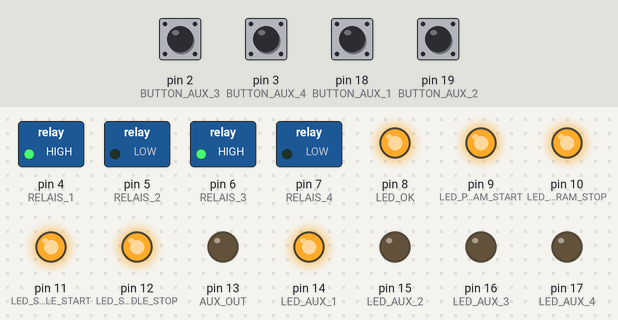
This sketch was run on a simulated Arduino Nano, built with avr-gcc and run on an emulated ATmega328P. On the bench: switched loads named in the sketch (green lamp = pin HIGH), output pins drawn as LEDs (lit = HIGH). The test bench sets the inputs (shaded band); at power-on: pin 2 (BUTTON_AUX_3), pin 3 (BUTTON_AUX_4), pin 18 (BUTTON_AUX_1), pin 19 (BUTTON_AUX_2) HIGH. What the sketch prints to the serial monitor is not drawn.

Above: at 3.9 s.
4.0 s: pin 2 (BUTTON_AUX_3) pulled LOW for 0.15 s
At 4.6 s:
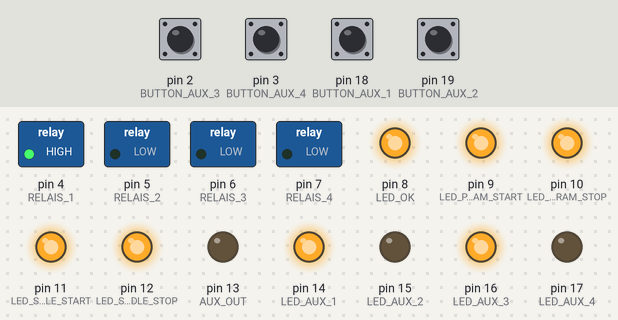
5.6 s: pin 3 (BUTTON_AUX_4) pulled LOW for 0.15 s
At 6.8 s:
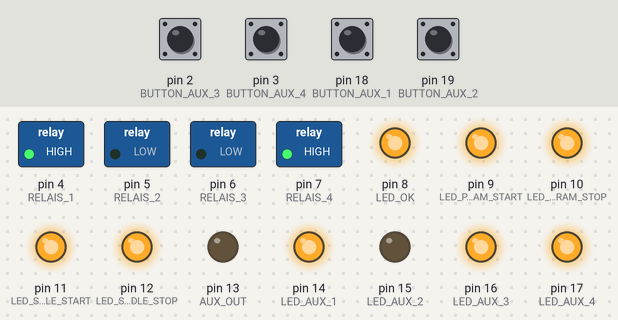
7.2 s: pin 18 (BUTTON_AUX_1) pulled LOW for 0.15 s
At 8.2 s:
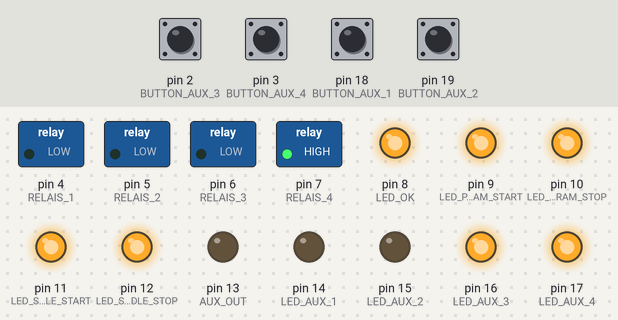
8.8 s: pin 19 (BUTTON_AUX_2) pulled LOW for 0.15 s
At 9.4 s:
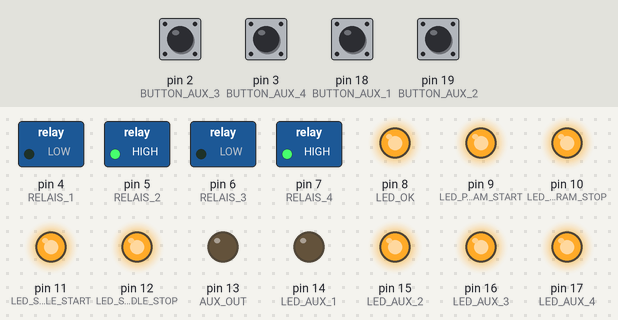
10.4 s: pin 2 (BUTTON_AUX_3) pulled LOW for 1 s
At 11.9 s:
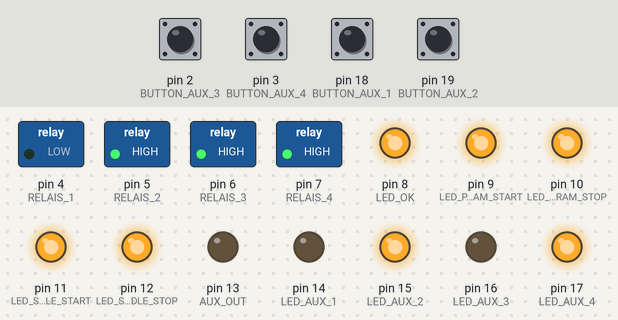
12.9 s: pin 3 (BUTTON_AUX_4) pulled LOW for 1 s
At 13.8 s:
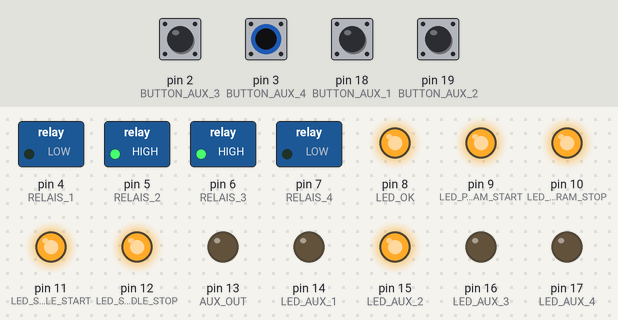
Timing chart, 0 to 15.9 s (numbered marks = the images above; inputs shaded):
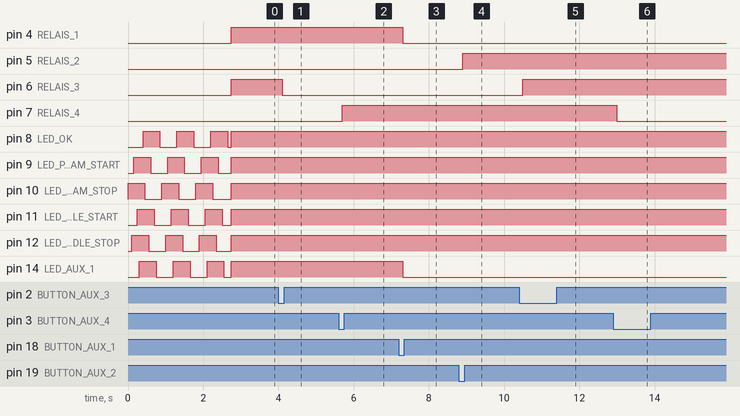

Measured:
- after the input at 4.0 s, pin 6 (RELAIS_3): HIGH → LOW after 0.10 s; pin 16 (LED_AUX_3): LOW → HIGH after 0.10 s
- after the input at 5.6 s, pin 7 (RELAIS_4), pin 17 (LED_AUX_4): LOW → HIGH after 0.10 s
- after the input at 7.2 s, pin 4 (RELAIS_1), pin 14 (LED_AUX_1): HIGH → LOW after 0.10 s
- after the input at 8.8 s, pin 5 (RELAIS_2), pin 15 (LED_AUX_2): LOW → HIGH after 0.10 s
- after the input at 10.4 s, pin 6 (RELAIS_3): LOW → HIGH after 0.10 s; pin 16 (LED_AUX_3): HIGH → LOW after 0.10 s
- after the input at 12.9 s, pin 7 (RELAIS_4), pin 17 (LED_AUX_4): HIGH → LOW after 0.10 s

The sketch:

handwheel.ino
```cpp
// (licence header left out)
/***************************
 * External Libs
 **************************/
#include <Bounce2.h>          // from: https://github.com/thomasfredericks/Bounce2

/***************************
 * Defaults
 **************************/
 // default all LEDs on
#define DEFAULT_LED_MODE  MODE_1
// relais defaults
#define DEFAULT_RELAIS_1   true
#define DEFAULT_RELAIS_2  false
#define DEFAULT_RELAIS_3  false
#define DEFAULT_RELAIS_4  false
// number of buttons
#define NUM_BUTTONS           4
// number of relais
#define NUM_RELAIS            4

/***************************
 * GPIO Defines
 **************************/
// LEDs
#define LED_OK                8
#define LED_PROGRAM_START     9
#define LED_PROGRAM_STOP     10
#define LED_SPINDLE_START    11
#define LED_SPINDLE_STOP     12
#define LED_AUX_1            14
#define LED_AUX_2            15
#define LED_AUX_3            16
#define LED_AUX_4            17
// buttons
#define BUTTON_AUX_1         18
#define BUTTON_AUX_2         19
#define BUTTON_AUX_3          2
#define BUTTON_AUX_4          3
// relais
#define RELAIS_1              4
#define RELAIS_2              5
#define RELAIS_3              6
#define RELAIS_4              7
// additional output (not used)
#define AUX_OUT              13

/***************************
 * CNC LED Modi
 *
 * 0bsSpPO
 *   s: Spindle Start
 *   S: Spindle Stop
 *   p: Program Start
 *   P: Program Stop
  *  O: OK
 **************************/
#define MODE_1               0b11111         // ALL
#define MODE_2               0b00001         // only OK
#define MODE_3               0b11110         // PGM Start/Stop + Spindle Start/Stop
#define MODE_4               0b00000         // all OFF
#define MODE_5               0b01010         // only PGM Stop + Spindle Stop

#define SHORTDELAY           delay(50)       // Delay for starup Animation
#define LONGDELAY            delay(2000)     // Delay for starup Animation

/***************************
 * global vars
 **************************/
boolean gRelais[NUM_RELAIS];                 // state of relais
Bounce  * gButton = new Bounce[NUM_BUTTONS]; // Buttons


/***************************
 * Set LED Status
 * according to bitfield
 *
 *    1234sSpPO
 *  0b000000000
 *
 *  1-4: AUX 1 to 4      0x100, 0x080, 0x040, 0x020
 *    s: Spindle Start   0x010
 *    S: Spindle Stop    0x008
 *    p: Program Start   0x004
 *    P: Program Stop    0x002
 *    O: OK              0x001
 **************************/
void setAllLEDs(unsigned int bf) {
  byte cncleds;
  cncleds = bf & 0x1f;
  setCncLEDs(cncleds);
  digitalWrite(LED_AUX_1, (1 & (bf>>5)));
  digitalWrite(LED_AUX_2, (1 & (bf>>6)));
  digitalWrite(LED_AUX_3, (1 & (bf>>7)));
  digitalWrite(LED_AUX_4, (1 & (bf>>8)));
}

/***************************
 * Set LED Status
 * of Estlcam controlled Buttons according to bitfield
 *
 *  Bitfield:  0bsSpPO
 *    s: Spindle Start   0x010
 *    S: Spindle Stop    0x008
 *    p: Program Start   0x004
 *    P: Program Stop    0x002
 *    O: OK              0x001
 **************************/
void setCncLEDs(byte bf) {
  digitalWrite(LED_OK,            (1 & (bf)));
  digitalWrite(LED_PROGRAM_START, (1 & (bf>>1)));
  digitalWrite(LED_PROGRAM_STOP,  (1 & (bf>>2)));
  digitalWrite(LED_SPINDLE_START, (1 & (bf>>3)));
  digitalWrite(LED_SPINDLE_STOP,  (1 & (bf>>4)));
}

/***************************
 *  Initialize Buttons
 **************************/
void initButtons() {
  gButton[0].attach(BUTTON_AUX_1, INPUT_PULLUP);
  gButton[1].attach(BUTTON_AUX_2, INPUT_PULLUP);
  gButton[2].attach(BUTTON_AUX_3, INPUT_PULLUP);
  gButton[3].attach(BUTTON_AUX_4, INPUT_PULLUP);
  for (int i = 0; i < NUM_BUTTONS; i++) {
    gButton[i].interval(100);
  }
}

/***************************
 *  Initialize GPIO Ports
 **************************/
void initLEDs() {
  for (int i = 0; i<3; i++){
    digitalWrite(LED_PROGRAM_STOP, 1);
    SHORTDELAY;
    digitalWrite(LED_AUX_3, 1);
    SHORTDELAY;
    digitalWrite(LED_SPINDLE_STOP, 1);
    SHORTDELAY;
    digitalWrite(LED_PROGRAM_START, 1);
    SHORTDELAY;
    digitalWrite(LED_AUX_2, 1);
    SHORTDELAY;
    digitalWrite(LED_SPINDLE_START, 1);
    SHORTDELAY;
    digitalWrite(LED_AUX_1, 1);
    SHORTDELAY;
    digitalWrite(LED_AUX_4, 1);
    SHORTDELAY;
    digitalWrite(LED_OK, 1);
    SHORTDELAY;
    digitalWrite(LED_PROGRAM_STOP, 0);
    SHORTDELAY;
    digitalWrite(LED_AUX_3, 0);
    SHORTDELAY;
    digitalWrite(LED_SPINDLE_STOP, 0);
    SHORTDELAY;
    digitalWrite(LED_PROGRAM_START, 0);
    SHORTDELAY;
    digitalWrite(LED_AUX_2, 0);
    SHORTDELAY;
    digitalWrite(LED_SPINDLE_START, 0);
    SHORTDELAY;
    digitalWrite(LED_AUX_1, 0);
    SHORTDELAY;
    digitalWrite(LED_AUX_4, 0);
    SHORTDELAY;
    digitalWrite(LED_OK, 0);
    SHORTDELAY;
  }
  SHORTDELAY;
  setAllLEDs(0);

  // Start with default LED Mode:
  setCncLEDs(DEFAULT_LED_MODE);
}

/***************************
 *  Initialize GPIO Ports
 **************************/
void initPorts() {
  // init Outputs
  pinMode(LED_OK, OUTPUT);
  digitalWrite(LED_OK, 0);
  pinMode(LED_PROGRAM_START, OUTPUT);
  digitalWrite(LED_PROGRAM_START, 0);
  pinMode(LED_PROGRAM_STOP, OUTPUT);
  digitalWrite(LED_PROGRAM_STOP, 0);
  pinMode(LED_SPINDLE_START, OUTPUT);
  digitalWrite(LED_SPINDLE_START, 0);
  pinMode(LED_SPINDLE_STOP, OUTPUT);
  digitalWrite(LED_SPINDLE_STOP, 0);
  pinMode(LED_AUX_1, OUTPUT);
  digitalWrite(LED_AUX_1, 0);
  pinMode(LED_AUX_2, OUTPUT);
  digitalWrite(LED_AUX_2, 0);
  pinMode(LED_AUX_3, OUTPUT);
  digitalWrite(LED_AUX_3, 0);
  pinMode(LED_AUX_4, OUTPUT);
  digitalWrite(LED_AUX_4, 0);
  pinMode(RELAIS_1, OUTPUT);
  digitalWrite(RELAIS_1, 0);
  pinMode(RELAIS_2, OUTPUT);
  digitalWrite(RELAIS_2, 0);
  pinMode(RELAIS_3, OUTPUT);
  digitalWrite(RELAIS_3, 0);
  pinMode(RELAIS_4, OUTPUT);
  digitalWrite(RELAIS_4, 0);
  pinMode(AUX_OUT, OUTPUT);
  digitalWrite(AUX_OUT, 0);
  // init Inputs
  pinMode(BUTTON_AUX_1, INPUT_PULLUP);
  pinMode(BUTTON_AUX_2, INPUT_PULLUP);
  pinMode(BUTTON_AUX_3, INPUT_PULLUP);
  pinMode(BUTTON_AUX_4, INPUT_PULLUP);
}

/***************************
 *  Set Relay
 *  - set relay state
 *  - set AUX LED according state
 *  Relais 4 and 5 never used (reserved for further usage)
 **************************/
void setRelais(byte num, boolean state){
  if (num == 0) {
     digitalWrite(RELAIS_1, state);
     digitalWrite(LED_AUX_1, state);
  } else if (num == 1) {
     digitalWrite(RELAIS_2, state);
     digitalWrite(LED_AUX_2, state);
  } else if (num == 2) {
     digitalWrite(RELAIS_3, !state);
     digitalWrite(LED_AUX_3, state);
  } else if (num == 3) {
     digitalWrite(RELAIS_4, state);
     digitalWrite(LED_AUX_4, state);
  } else if (num == 4) {
     digitalWrite(AUX_OUT, state);
  }
}

/***************************
 *  Initialize Relais
 *  - global status vars
 *  - portstates
 **************************/
void initRelais(){
  gRelais[0] = DEFAULT_RELAIS_1;
  gRelais[1] = DEFAULT_RELAIS_2;
  gRelais[2] = DEFAULT_RELAIS_3;
  gRelais[3] = DEFAULT_RELAIS_4;
  for (int i = 0; i < NUM_RELAIS; i++) {
    setRelais(i, gRelais[i]);
  }
}

/***************************
 *  Setup
 **************************/
void setup() {
  // init Serial-Port
  Serial.begin(115200);
  Serial.println("Init...");

  // Init GPIO
  Serial.print(" GPIO... ");
  initPorts();
  Serial.println("done.");

  // Init LEDs
  Serial.print(" LEDs... ");
  initLEDs();
  Serial.println("done.");

  // Init Buttons
  Serial.print(" Buttons... ");
  initButtons();
  Serial.println("done.");

  // Init Relais
  Serial.print(" Relais... ");
  initRelais();
  Serial.println("done.");

  // Init done.
  Serial.println("Init done.");
  Serial.println("---------------------");
  Serial.println("Starting Main Loop...");
}

/***************************
 *  Main Loop
 **************************/
void loop() {
  // get button states and handle changes
  for (int i = 0; i < NUM_BUTTONS; i++)  {
    gButton[i].update();
    if (gButton[i].fell() ) {
        // Buttons 1-4 toggle Relais 1-4
        gRelais[i] = !gRelais[i];
        setRelais(i, gRelais[i]);
    }
  }
}
```
